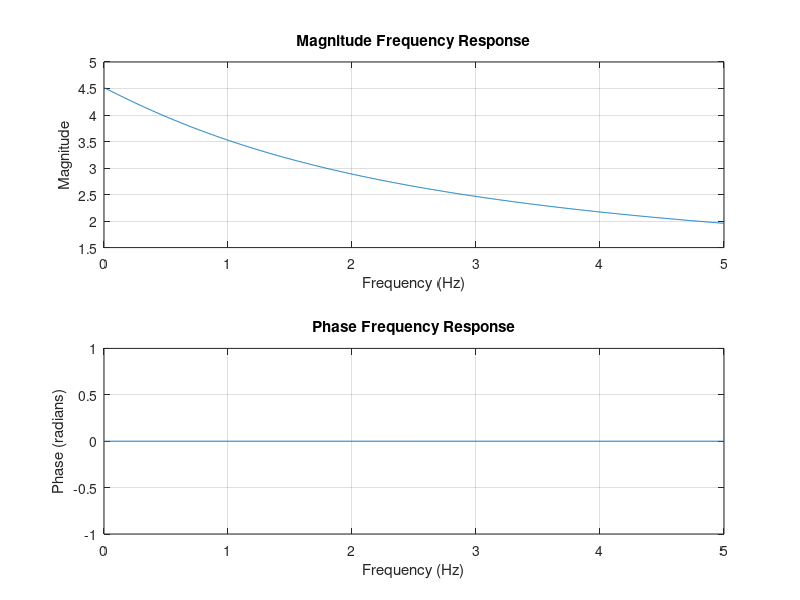

Recreate this plot in MATLAB.
%q5 - iii
c3 = [0,1, 0];
d3 = [1, 4, 5];
fs = 10;
T = 1/fs;

% Frequency range
frequencies = linspace(0, fs/2, 1000);

% Compute the Laplace transfer function H(s) for the given parameters
s3 = 0.5./(1 - exp(-0.2 + 0.1*1i)*exp(-frequencies*T)) + 0.5./(1 - exp(-0.2 - 0.1*1i)*exp(-frequencies*T));

% Plot magnitude and phase responses
figure;

% Magnitude response
subplot(2, 1, 1);
plot(frequencies, abs(s3));
title('Magnitude Frequency Response');
xlabel('Frequency (Hz)');
ylabel('Magnitude');
grid on;

% Phase response
subplot(2, 1, 2);
plot(frequencies, angle(s3));
title('Phase Frequency Response');
xlabel('Frequency (Hz)');
ylabel('Phase (radians)');
grid on;